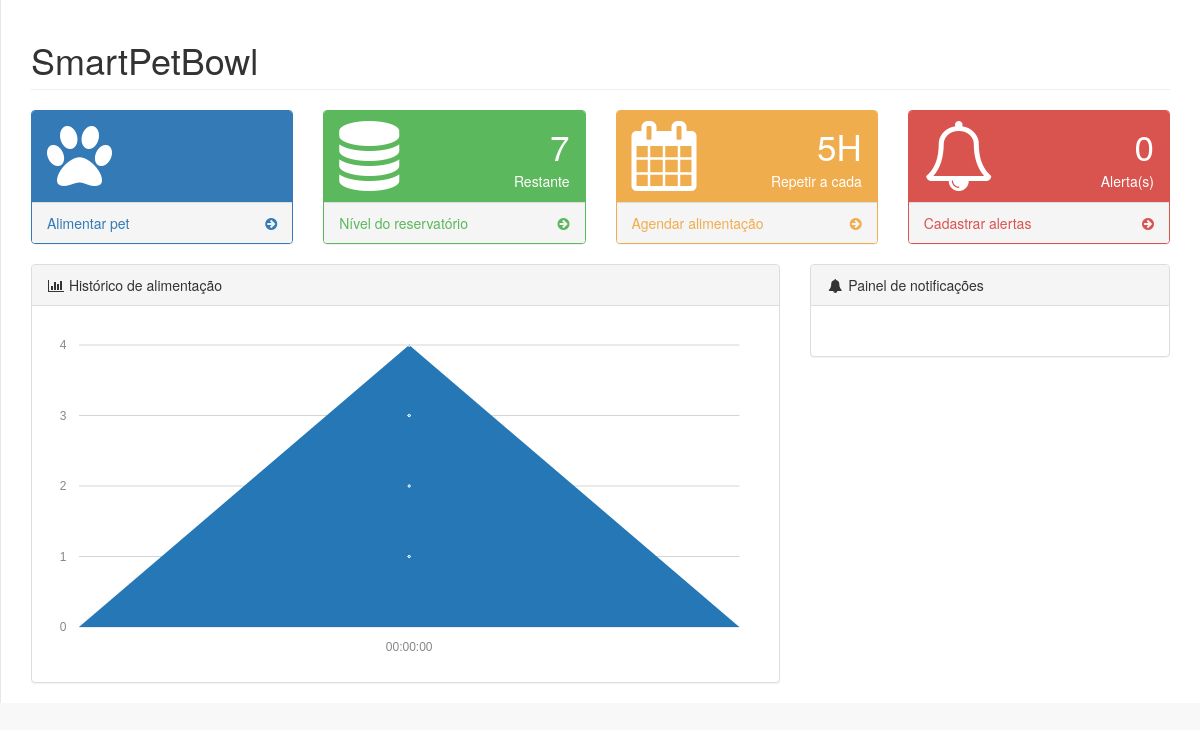
The app's page /, older data.
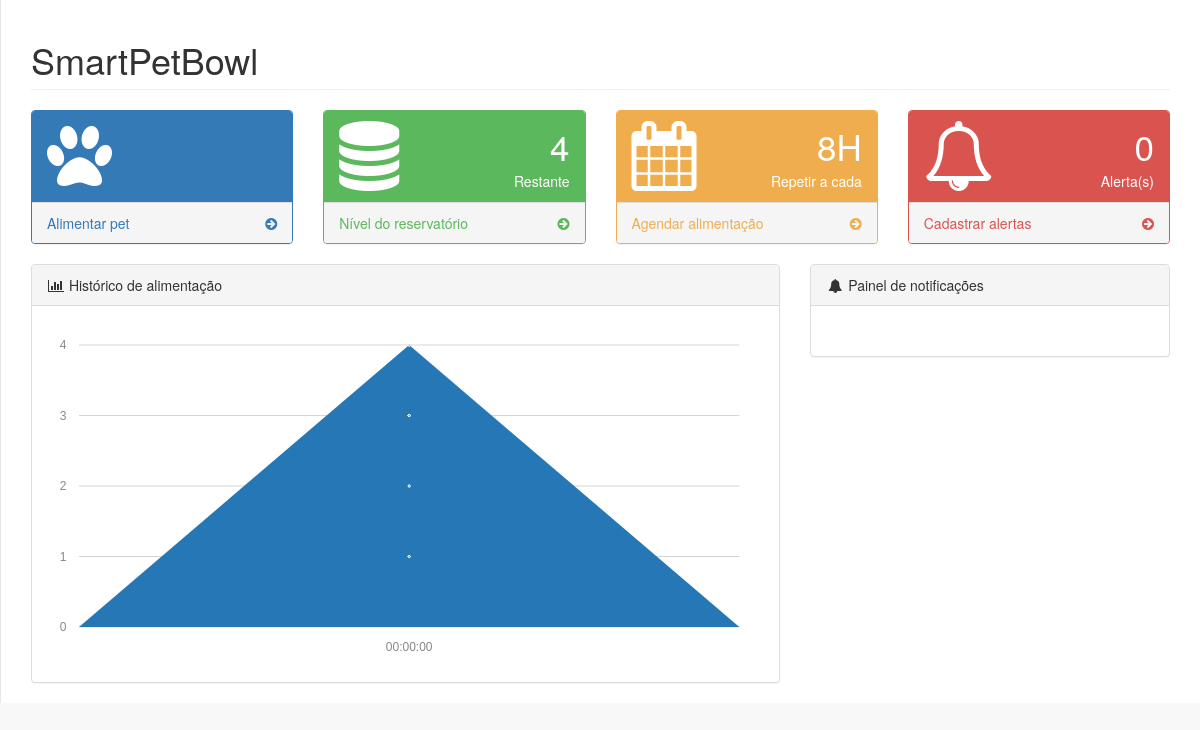
The same page, newer data.
### core/models.py (models this page shows)
class Reservatorio (models.Model):
	nivel = models.IntegerField ('Nivel')
	period = models.DateTimeField('Coletado em', auto_now_add=True)
	class Meta:
		verbose_name = 'Reservatório'
		verbose_name_plural = 'Coletas do reservatório'
		ordering = ['period']

class Agenda (models.Model):
	agenda = models.IntegerField ('A cada ')
	period = models.DateTimeField('Agendado em', auto_now_add=True)
	class Meta:
		verbose_name = 'Agendamento da dieta'
		verbose_name_plural = 'Histórico de agendamento'
		ordering = ['period']

### core/views.py (the view)
# urls.py: url(r'^$', index),
def index (request):
	if request.method == 'POST':
		form_reservatorio = ReservatorioForm(request.POST)
		form_agenda = AgendaForm(request.POST)
		form_alerta = AlertaForm (request.POST)
		if form_reservatorio.is_valid():
			nivel = form_reservatorio.cleaned_data['nivel']
			Reservatorio.objects.create(nivel = nivel)
		if form_agenda.is_valid():
			agenda = form_agenda.cleaned_data['agenda']
			Agenda.objects.create(agenda = agenda)
		if form_alerta.is_valid():
			email = form_alerta.cleaned_data ['email']
			Alerta.objects.create(email = email)
	else:
		form_reservatorio = ReservatorioForm()
		form_agenda = AgendaForm()
		form_alerta = AlertaForm()
	reservatorio = Reservatorio.objects.latest ('period')
	agenda = Agenda.objects.latest ('period')
	alertas = Alerta.objects.all().order_by('-id')[:10]
	context = {
		'reservatorio' : reservatorio,
		'agenda' : agenda,
		'form_reservatorio' : form_reservatorio,
		'form_agenda' : form_agenda,
		'form_alerta' : form_alerta,
		'alertas' : alertas,
	}
	return render(request, 'index.html', context)

### core/templates/index.html (shortened to what the changed rows need)
{% load static %}
<!DOCTYPE html>
<html lang="pt-br">
<head>
    <link href="{% static '/vendor/bootstrap/css/bootstrap.min.css' %}" rel="stylesheet">
    <link href="{% static '/vendor/metisMenu/metisMenu.min.css' %}" rel="stylesheet">
    <link href="{% static '/dist/css/sb-admin-2.css' %}" rel="stylesheet">
    <link href="{% static '/vendor/morrisjs/morris.css' %}" rel="stylesheet">
    <link href="{% static '/vendor/font-awesome/css/font-awesome.min.css' %}" rel="stylesheet" type="text/css">
</head>
<body>
    <div id="wrapper">
        <div id="page-wrapper">
            <div class="row">
                <div class="col-lg-12">
                    <h1 class="page-header">SmartPetBowl</h1>
                </div>
            </div>
            <div class="row">
                <div class="col-lg-3 col-md-6">
                    <div class="panel panel-green">
                        <div class="panel-heading">
                            <div class="row">
                                <div class="col-xs-9 text-right">
                                    <div class="huge">{{ reservatorio.nivel }}</div>
                                    <div>Restante</div>
                                </div>
                            </div>
                        </div>
                    </div>
                </div>
                <div class="col-lg-3 col-md-6">
                    <div class="panel panel-yellow">
                        <div class="panel-heading">
                            <div class="row">
                                <div class="col-xs-9 text-right">
                                    <div class="huge">{{ agenda.agenda }}H</div>
                                    <div>Repetir a cada</div>
                                </div>
                            </div>
                        </div>
                    </div>
                </div>
            </div>
</body>
</html>

Row changes from the older to the newer data that the page shows:
no longer on this page (row unchanged): Reservatorio: nivel "7"
no longer on this page (row unchanged): Agenda: agenda "5"
added Reservatorio: nivel "4"
added Agenda: agenda "8"
